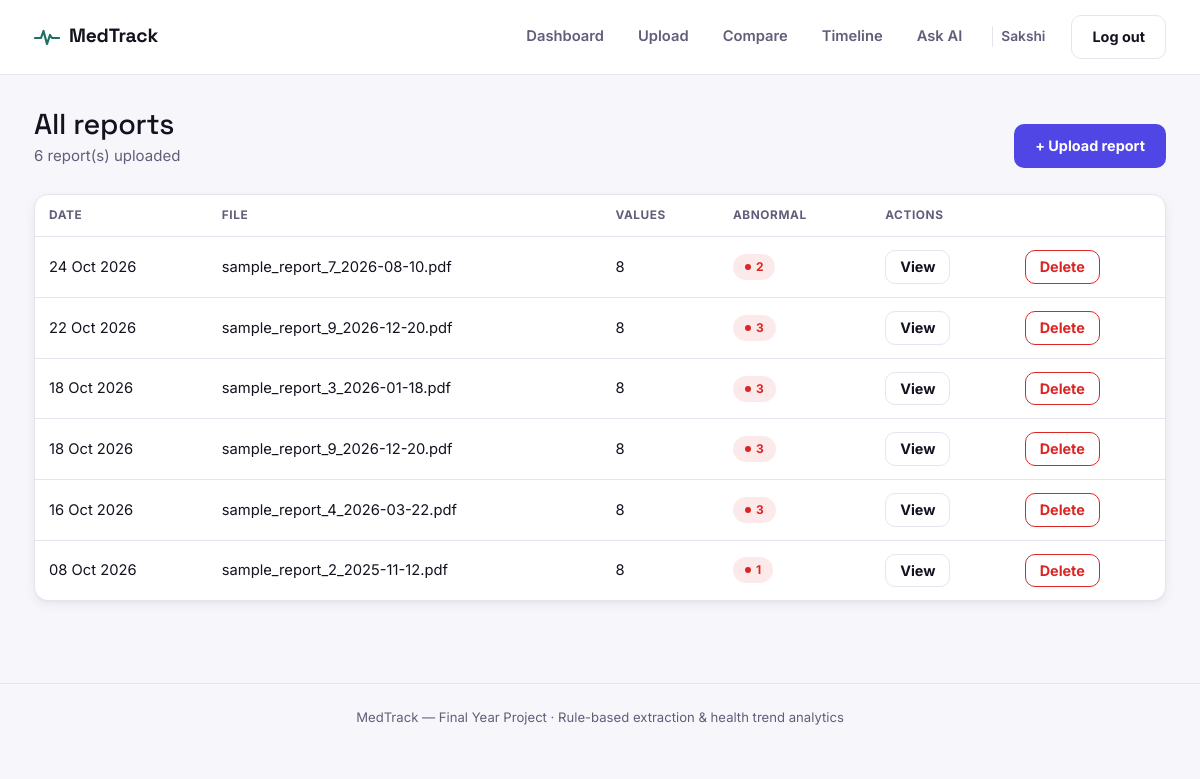
The app's page /reports (signed in) with its own data.
### models.py (models this page shows, shortened)
class User(UserMixin, db.Model):
    __tablename__ = "users"
    id = db.Column(db.Integer, primary_key=True)
    name = db.Column(db.String(120), nullable=False)
    email = db.Column(db.String(120), unique=True, nullable=False)
    password_hash = db.Column(db.String(256), nullable=False)
    created_at = db.Column(db.DateTime, default=datetime.utcnow)
    reports = db.relationship("Report", backref="user", cascade="all, delete-orphan")
    goals = db.relationship("Goal", backref="user", cascade="all, delete-orphan")

class Report(db.Model):
    __tablename__ = "reports"
    id = db.Column(db.Integer, primary_key=True)
    user_id = db.Column(db.Integer, db.ForeignKey("users.id"), nullable=False)
    filename = db.Column(db.String(255), nullable=False)
    original_name = db.Column(db.String(255), nullable=False)
    report_date = db.Column(db.Date, nullable=False)
    uploaded_at = db.Column(db.DateTime, default=datetime.utcnow)
    raw_text = db.Column(db.Text)
    results = db.relationship("TestResult", backref="report", cascade="all, delete-orphan")
    @property
    def abnormal_count(self):
        return sum(1 for r in self.results if r.flag == "abnormal")

class TestResult(db.Model):
    __tablename__ = "test_results"
    id = db.Column(db.Integer, primary_key=True)
    report_id = db.Column(db.Integer, db.ForeignKey("reports.id"), nullable=False)
    test_name = db.Column(db.String(120), nullable=False)
    value = db.Column(db.Float, nullable=False)
    unit = db.Column(db.String(40))
    ref_min = db.Column(db.Float)
    ref_max = db.Column(db.Float)
    flag = db.Column(db.String(20), default="normal")  # normal | abnormal | needs_review

### app.py (the view)
@app.route("/reports")
@login_required
def all_reports():
    reports = (Report.query
               .filter_by(user_id=current_user.id)
               .order_by(Report.report_date.desc())
               .all())
    return render_template("all_reports.html", reports=reports)

### app.py (called while the page is built)
@login_manager.user_loader
def load_user(user_id):
    return db.session.get(User, int(user_id))

### templates/all_reports.html (shortened to what this page needs)
{% extends "base.html" %}
{% block content %}
<div class="mt-page-head">
  <div>
    <h1>All reports</h1>
    <p>{{ reports|length }} report(s) uploaded</p>
  </div>
  <a href="{{ url_for('upload') }}" class="mt-btn mt-btn-primary">+ Upload report</a>
</div>
{% if reports %}
<div class="mt-card" style="padding:0;">
  <table class="mt-table">
    <thead>
      <tr><th>Date</th><th>File</th><th>Values</th><th>Abnormal</th><th colspan="2">Actions</th></tr>
    </thead>
    <tbody>
      {% for r in reports %}
      <tr>
        <td>{{ r.report_date.strftime('%d %b %Y') }}</td>
        <td>{{ r.original_name }}</td>
        <td>{{ r.results|length }}</td>
        <td>{% if r.abnormal_count %}<span class="mt-badge abnormal">{{ r.abnormal_count }}</span>{% else %}—{% endif %}</td>
        <td><a href="{{ url_for('report_detail', report_id=r.id) }}" class="mt-btn mt-btn-ghost" style="padding:5px 14px;">View</a></td>
        <td>
          <form method="POST" action="{{ url_for('delete_report', report_id=r.id) }}" onsubmit="return confirm('Delete this report permanently? This cannot be undone.');">
            <button type="submit" class="mt-btn mt-btn-danger" style="padding:5px 14px;">Delete</button>
          </form>
        </td>
      </tr>
      {% endfor %}
    </tbody>
  </table>
</div>
{% else %}
<div class="mt-empty">
  <h3>No reports uploaded yet</h3>
  <p>Upload your first lab report to see it listed here.</p>
  <a href="{{ url_for('upload') }}" class="mt-btn mt-btn-primary" style="margin-top:14px;">Upload a report</a>
</div>
{% endif %}
{% endblock %}

### templates/base.html (shortened to what this page needs)
<!DOCTYPE html>
<html lang="en">
<head>
<link href="https://cdn.jsdelivr.net/npm/bootstrap@5.3.3/dist/css/bootstrap.min.css" rel="stylesheet">
<link rel="stylesheet" href="{{ url_for('static', filename='css/style.css') }}?v=3">
</head>
<body>
<nav class="mt-navbar">
  <div class="mt-navbar-inner">
    <a class="mt-brand" href="{{ url_for('index') }}">
      <svg width="26" height="26" viewBox="0 0 26 26" fill="none" xmlns="http://www.w3.org/2000/svg">
        <polyline points="1,14 7,14 9.5,7 13,20 16,11 18,14 25,14" stroke="#1F6F63" stroke-width="2.2" stroke-linecap="round" stroke-linejoin="round" fill="none"/>
      </svg>
      <span>MedTrack</span>
    </a>
    <div class="mt-nav-links">
      {% if current_user.is_authenticated %}
        <a href="{{ url_for('dashboard') }}" class="mt-nav-link {% if request.endpoint=='dashboard' %}active{% endif %}">Dashboard</a>
        <a href="{{ url_for('upload') }}" class="mt-nav-link {% if request.endpoint=='upload' %}active{% endif %}">Upload</a>
        <a href="{{ url_for('compare_reports') }}" class="mt-nav-link {% if request.endpoint=='compare_reports' %}active{% endif %}">Compare</a>
        <a href="{{ url_for('timeline') }}" class="mt-nav-link {% if request.endpoint=='timeline' %}active{% endif %}">Timeline</a>
        <a href="{{ url_for('chat') }}" class="mt-nav-link {% if request.endpoint=='chat' %}active{% endif %}">Ask AI</a>
        <span class="mt-nav-user">{{ current_user.name.split(' ')[0] }}</span>
        <a href="{{ url_for('logout') }}" class="mt-btn mt-btn-ghost">Log out</a>
      {% endif %}
    </div>
  </div>
</nav>
<main class="mt-main">
  {% block content %}{% endblock %}
</main>
<footer class="mt-footer">
  <span>MedTrack — Final Year Project · Rule-based extraction & health trend analytics</span>
</footer>
</body>
</html>

### static/css/style.css (style rules this page uses)
:root { --paper: #F7F6FB; --surface: #FFFFFF; --ink: #14121F; --ink-soft: #625E7A; --border: #E7E4F0; --primary: #4F46E5; --primary-2: #4338CA; --primary-light: #6366F1; --primary-wash: #EEEDFB; --primary-gradient: linear-gradient(135deg, #4F46E5 0%, #4338CA 100%); --abnormal: #DC2626; --abnormal-wash: #FCEAEA; --review: #B45309; --review-wash: #FCF1DC; --normal: #0F766E; --normal-wash: #E4F5F2; --radius: 14px; --radius-sm: 10px; --radius-lg: 18px; --shadow: 0 1px 2px rgba(20, 18, 31, 0.04), 0 4px 12px rgba(20, 18, 31, 0.06); --shadow-lg: 0 2px 6px rgba(20, 18, 31, 0.05), 0 16px 32px -10px rgba(20, 18, 31, 0.14); --ease: cubic-bezier(0.16, 1, 0.3, 1); --ease-soft: cubic-bezier(0.4, 0, 0.2, 1); }
* { box-sizing: border-box; }
html, body { background: var(--paper); color: var(--ink); font-family: 'Inter', sans-serif; min-height: 100%; }
h1, h2, h3, h4, .mt-brand span, .mt-font-display { font-family: 'Space Grotesk', sans-serif; letter-spacing: -0.01em; color: var(--ink); }
a { text-decoration: none; }
.mt-navbar { background: var(--surface); border-bottom: 1px solid var(--border); position: sticky; top: 0; z-index: 20; }
.mt-navbar-inner { max-width: 1180px; margin: 0 auto; padding: 15px 24px; display: flex; align-items: center; justify-content: space-between; }
.mt-brand { display: flex; align-items: center; gap: 9px; font-weight: 700; font-size: 1.2rem; color: var(--ink); }
.mt-nav-links { display: flex; align-items: center; gap: 26px; }
.mt-nav-link { position: relative; color: var(--ink-soft); font-weight: 600; font-size: 0.92rem; padding: 6px 4px; border-bottom: 2px solid transparent; transition: color 0.15s var(--ease-soft), border-color 0.15s var(--ease-soft); }
.mt-nav-user { font-size: 0.86rem; font-weight: 600; color: var(--ink-soft); padding-left: 8px; border-left: 1px solid var(--border); }
.mt-btn { display: inline-flex; align-items: center; justify-content: center; padding: 10px 20px; border-radius: var(--radius-sm); font-weight: 700; font-size: 0.9rem; border: 1px solid transparent; cursor: pointer; transition: background 0.15s var(--ease-soft), border-color 0.15s var(--ease-soft), color 0.15s var(--ease-soft); }
.mt-btn-primary { background: var(--primary); color: #fff; }
.mt-btn-ghost { background: transparent; border-color: var(--border); color: var(--ink); }
.mt-btn-danger { background: transparent; border-color: var(--abnormal); color: var(--abnormal); }
.mt-main { max-width: 1180px; margin: 0 auto; padding: 32px 24px 60px; min-height: 70vh; }
.mt-footer { text-align: center; padding: 24px; color: var(--ink-soft); font-size: 0.82rem; border-top: 1px solid var(--border); }
.mt-page-head { margin-bottom: 26px; display: flex; align-items: flex-end; justify-content: space-between; flex-wrap: wrap; gap: 12px; }
.mt-page-head h1 { font-size: 1.8rem; margin: 0; }
.mt-page-head p { color: var(--ink-soft); margin: 4px 0 0; font-size: 0.94rem; }
.mt-card { background: var(--surface); border: 1px solid var(--border); border-radius: var(--radius); padding: 24px; margin-bottom: 22px; box-shadow: var(--shadow); }
.mt-table { width: 100%; border-collapse: collapse; }
.mt-table th { text-align: left; font-size: 0.74rem; text-transform: uppercase; letter-spacing: 0.05em; color: var(--ink-soft); font-weight: 700; padding: 12px 14px; border-bottom: 1px solid var(--border); }
.mt-table td { padding: 13px 14px; border-bottom: 1px solid var(--border); font-size: 0.92rem; }
.mt-table tr:last-child td { border-bottom: none; }
.mt-badge { display: inline-flex; align-items: center; gap: 5px; padding: 4px 12px; border-radius: 999px; font-size: 0.75rem; font-weight: 700; }
.mt-badge::before { content: ''; width: 6px; height: 6px; border-radius: 50%; }
.mt-badge.abnormal { background: var(--abnormal-wash); color: var(--abnormal); }
.mt-badge.abnormal::before { background: var(--abnormal); }
body, .mt-navbar, .mt-card, .mt-stat-card, .mt-feature-card, .mt-stats-item, .mt-hiw-step, .mt-auth-wrap, .mt-table, .mt-input, .mt-demo-doc, .mt-demo-table-card, .mt-empty, .mt-tech-badge, .mt-dropzone, .mt-raw-text { transition: background-color 0.2s var(--ease-soft), border-color 0.2s var(--ease-soft), color 0.2s var(--ease-soft); }
html { scroll-behavior: smooth; }
:root { --sev-mild: #A16207; --sev-mild-wash: #FEF6D8; --sev-moderate: #EA580C; --sev-moderate-wash: #FDE9DC; --sev-severe: #DC2626; --sev-severe-wash: #FCEAEA; }

### records on screen
User: name "Sakshi"
Report: report_date "24 Oct 2026", original_name "sample_report_7_2026-08-10.pdf", results|length "8", abnormal_count "2"
Report: report_date "22 Oct 2026", original_name "sample_report_9_2026-12-20.pdf", results|length "8", abnormal_count "3"
Report: report_date "18 Oct 2026", original_name "sample_report_3_2026-01-18.pdf", results|length "8", abnormal_count "3"
Report: report_date "18 Oct 2026", original_name "sample_report_9_2026-12-20.pdf", results|length "8", abnormal_count "3"
Report: report_date "16 Oct 2026", original_name "sample_report_4_2026-03-22.pdf", results|length "8", abnormal_count "3"
Report: report_date "08 Oct 2026", original_name "sample_report_2_2025-11-12.pdf", results|length "8", abnormal_count "1"

### other values on screen
{{ reports|length }} "6"
